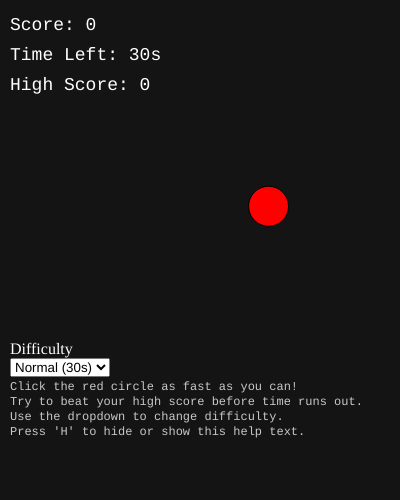
Frame 1 (no input)
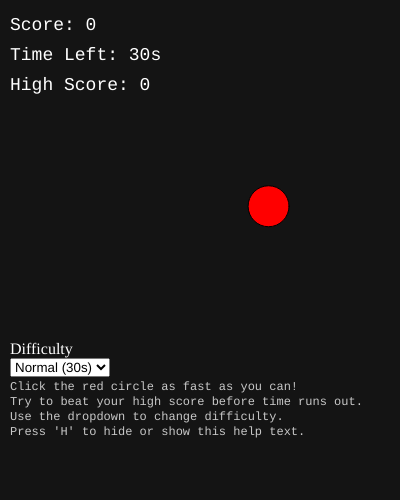
Frame 60 (no input)
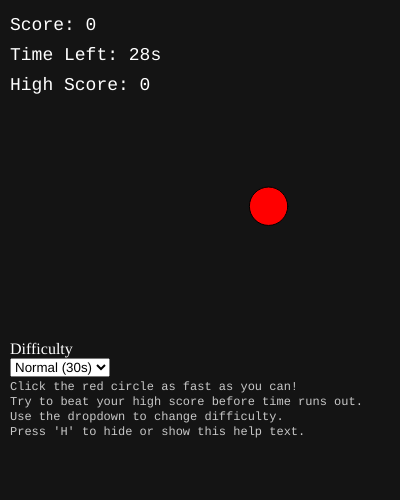
Frame 120 (the mouse pressed at the canvas centre since frame 60)

The p5.js sketch that drew these frames (run headless with seeded random() and noise() and a simulated clock; from frame 60 on, the mouse is pressed at the canvas centre):

// p5.js sketch
// ── sketch.js
let targetX, targetY;
let score = 0;
let highScore = 0;
let radius = 40;
let timeLimit = 30;
let timeLeft;
let startTime;
let gameOver = false;
let buttonRestart;
let showHelp = true;
let difficultySelect;
let pulseOffset = 0;

function setup() {
  createCanvas(400, 500);
  textFont('Courier New');
  difficultyMenu();
  restartGame();
  createRestartButton();
}

function draw() {
  background(20);

  // Time calculation
  let timeElapsedMillis = millis() - startTime;
  let timeElapsed = floor(timeElapsedMillis / 1000);
  timeLeft = timeLimit - timeElapsed;

  // Game still going
  if (!gameOver && timeLeft > 0) {
    drawTarget();
    fill(255);
    textSize(18);
    text("Score: " + score, 10, 30);
    text("Time Left: " + timeLeft + "s", 10, 60);
    text("High Score: " + highScore, 10, 90);
    if (showHelp) {
      drawHelp();
    }
  } 
  // Game over screen
  else if (!gameOver) {
    gameOver = true;
    buttonRestart.show();
  }

  if (gameOver) {
    fill(255);
    textSize(40);
    text("Game Over!", 60, 200);
    textSize(24);
    text("Score: " + score, 130, 260);
    text("High Score: " + highScore, 110, 300);
  }

  pulseOffset += 0.05;
}

function drawTarget() {
  let pulse = sin(pulseOffset) * 5 + radius;
  fill(255, 0, 0);
  circle(targetX, targetY, pulse);
}

function mousePressed() {
  if (!gameOver && timeLeft > 0) {
    let distance = dist(targetX, targetY, mouseX, mouseY);
    if (distance < radius) {
      score++;
      targetX = random(radius, width - radius);
      targetY = random(radius + 100, height - radius);
    }
  }
}

function restartGame() {
  score = 0;
  gameOver = false;
  buttonRestart?.hide();
  startTime = millis();
  targetX = random(radius, width - radius);
  targetY = random(radius + 100, height - radius);
}

function createRestartButton() {
  buttonRestart = createButton("Play Again");
  buttonRestart.position(width / 2 - 60, height - 60);
  buttonRestart.size(120, 40);
  buttonRestart.mousePressed(restartGame);
  buttonRestart.hide();
}

let difficultyContainer;

function difficultyMenu() {
  difficultyContainer = createDiv();
  difficultyContainer.position(10, height - 160);

  let label = createDiv("Difficulty");
  label.style('color', '#fff');
  label.parent(difficultyContainer);

  difficultySelect = createSelect();
  difficultySelect.parent(difficultyContainer);
  difficultySelect.option('Easy (45s)', 'easy');
  difficultySelect.option('Normal (30s)', 'normal');
  difficultySelect.option('Hard (15s)', 'hard');
  difficultySelect.changed(() => {
    let diff = difficultySelect.value();
    if (diff === 'easy') {
      timeLimit = 45;
      radius = 40;
    } else if (diff === 'normal') {
      timeLimit = 30;
      radius = 30;
    } else {
      timeLimit = 15;
      radius = 20;
    }
    restartGame();
  });
  difficultySelect.value('normal');
}


function drawHelp() {
  textSize(12);
  fill(200);
  text("Click the red circle as fast as you can!", 10, height - 110);
  text("Try to beat your high score before time runs out.", 10, height - 95);
  text("Use the dropdown to change difficulty.", 10, height - 80);
  text("Press 'H' to hide or show this help text.", 10, height - 65);
}

function keyPressed() {
  if (key === 'h' || key === 'H') {
    showHelp = !showHelp;
    if (showHelp) {
      difficultyContainer.show();
    } else {
      difficultyContainer.hide();
    }
  }
}
